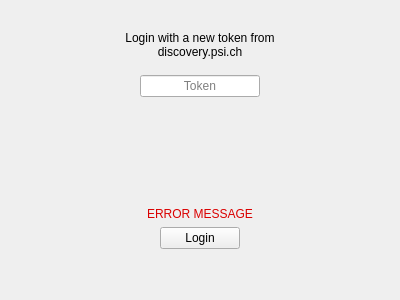
<?xml version="1.0" encoding="UTF-8"?>
<ui version="4.0">
 <class>Login</class>
 <widget class="QWidget" name="Login">
  <property name="geometry">
   <rect>
    <x>0</x>
    <y>0</y>
    <width>400</width>
    <height>300</height>
   </rect>
  </property>
  <property name="windowTitle">
   <string>SciCat Login</string>
  </property>
  <layout class="QVBoxLayout" name="verticalLayout_3">
   <item>
    <layout class="QHBoxLayout" name="horizontalLayout_3">
     <item>
      <spacer name="horizontalSpacer_3">
       <property name="orientation">
        <enum>Qt::Horizontal</enum>
       </property>
       <property name="sizeHint" stdset="0">
        <size>
         <width>40</width>
         <height>20</height>
        </size>
       </property>
      </spacer>
     </item>
     <item>
      <layout class="QVBoxLayout" name="verticalLayout_2">
       <item>
        <spacer name="verticalSpacer_2">
         <property name="orientation">
          <enum>Qt::Vertical</enum>
         </property>
         <property name="sizeType">
          <enum>QSizePolicy::Minimum</enum>
         </property>
         <property name="sizeHint" stdset="0">
          <size>
           <width>20</width>
           <height>20</height>
          </size>
         </property>
        </spacer>
       </item>
       <item>
        <widget class="QLabel" name="label">
         <property name="text">
          <string>Login with a new token from discovery.psi.ch</string>
         </property>
         <property name="alignment">
          <set>Qt::AlignCenter</set>
         </property>
         <property name="wordWrap">
          <bool>true</bool>
         </property>
        </widget>
       </item>
       <item>
        <spacer name="verticalSpacer_4">
         <property name="orientation">
          <enum>Qt::Vertical</enum>
         </property>
         <property name="sizeType">
          <enum>QSizePolicy::Fixed</enum>
         </property>
         <property name="sizeHint" stdset="0">
          <size>
           <width>20</width>
           <height>10</height>
          </size>
         </property>
        </spacer>
       </item>
       <item>
        <layout class="QHBoxLayout" name="horizontalLayout_2">
         <item>
          <spacer name="horizontalSpacer_6">
           <property name="orientation">
            <enum>Qt::Horizontal</enum>
           </property>
           <property name="sizeType">
            <enum>QSizePolicy::Fixed</enum>
           </property>
           <property name="sizeHint" stdset="0">
            <size>
             <width>20</width>
             <height>20</height>
            </size>
           </property>
          </spacer>
         </item>
         <item>
          <layout class="QVBoxLayout" name="verticalLayout">
           <item>
            <widget class="QLineEdit" name="lineEditPassword">
             <property name="echoMode">
              <enum>QLineEdit::Password</enum>
             </property>
             <property name="alignment">
              <set>Qt::AlignCenter</set>
             </property>
             <property name="placeholderText">
              <string>Token</string>
             </property>
            </widget>
           </item>
          </layout>
         </item>
         <item>
          <spacer name="horizontalSpacer_5">
           <property name="orientation">
            <enum>Qt::Horizontal</enum>
           </property>
           <property name="sizeType">
            <enum>QSizePolicy::Fixed</enum>
           </property>
           <property name="sizeHint" stdset="0">
            <size>
             <width>20</width>
             <height>20</height>
            </size>
           </property>
          </spacer>
         </item>
        </layout>
       </item>
       <item>
        <spacer name="verticalSpacer_3">
         <property name="orientation">
          <enum>Qt::Vertical</enum>
         </property>
         <property name="sizeHint" stdset="0">
          <size>
           <width>20</width>
           <height>40</height>
          </size>
         </property>
        </spacer>
       </item>
       <item>
        <widget class="QLabel" name="labelErrorMessage">
         <property name="styleSheet">
          <string notr="true">QLabel{color:rgb(218, 0, 0)}</string>
         </property>
         <property name="text">
          <string>ERROR MESSAGE</string>
         </property>
         <property name="alignment">
          <set>Qt::AlignCenter</set>
         </property>
         <property name="wordWrap">
          <bool>true</bool>
         </property>
        </widget>
       </item>
       <item>
        <layout class="QHBoxLayout" name="horizontalLayout">
         <item>
          <spacer name="horizontalSpacer">
           <property name="orientation">
            <enum>Qt::Horizontal</enum>
           </property>
           <property name="sizeHint" stdset="0">
            <size>
             <width>40</width>
             <height>20</height>
            </size>
           </property>
          </spacer>
         </item>
         <item>
          <widget class="QPushButton" name="pushButtonLogin">
           <property name="text">
            <string>Login</string>
           </property>
          </widget>
         </item>
         <item>
          <spacer name="horizontalSpacer_2">
           <property name="orientation">
            <enum>Qt::Horizontal</enum>
           </property>
           <property name="sizeHint" stdset="0">
            <size>
             <width>40</width>
             <height>20</height>
            </size>
           </property>
          </spacer>
         </item>
        </layout>
       </item>
       <item>
        <spacer name="verticalSpacer">
         <property name="orientation">
          <enum>Qt::Vertical</enum>
         </property>
         <property name="sizeType">
          <enum>QSizePolicy::Fixed</enum>
         </property>
         <property name="sizeHint" stdset="0">
          <size>
           <width>20</width>
           <height>40</height>
          </size>
         </property>
        </spacer>
       </item>
      </layout>
     </item>
     <item>
      <spacer name="horizontalSpacer_4">
       <property name="orientation">
        <enum>Qt::Horizontal</enum>
       </property>
       <property name="sizeHint" stdset="0">
        <size>
         <width>40</width>
         <height>20</height>
        </size>
       </property>
      </spacer>
     </item>
    </layout>
   </item>
  </layout>
 </widget>
 <resources/>
 <connections/>
</ui>
